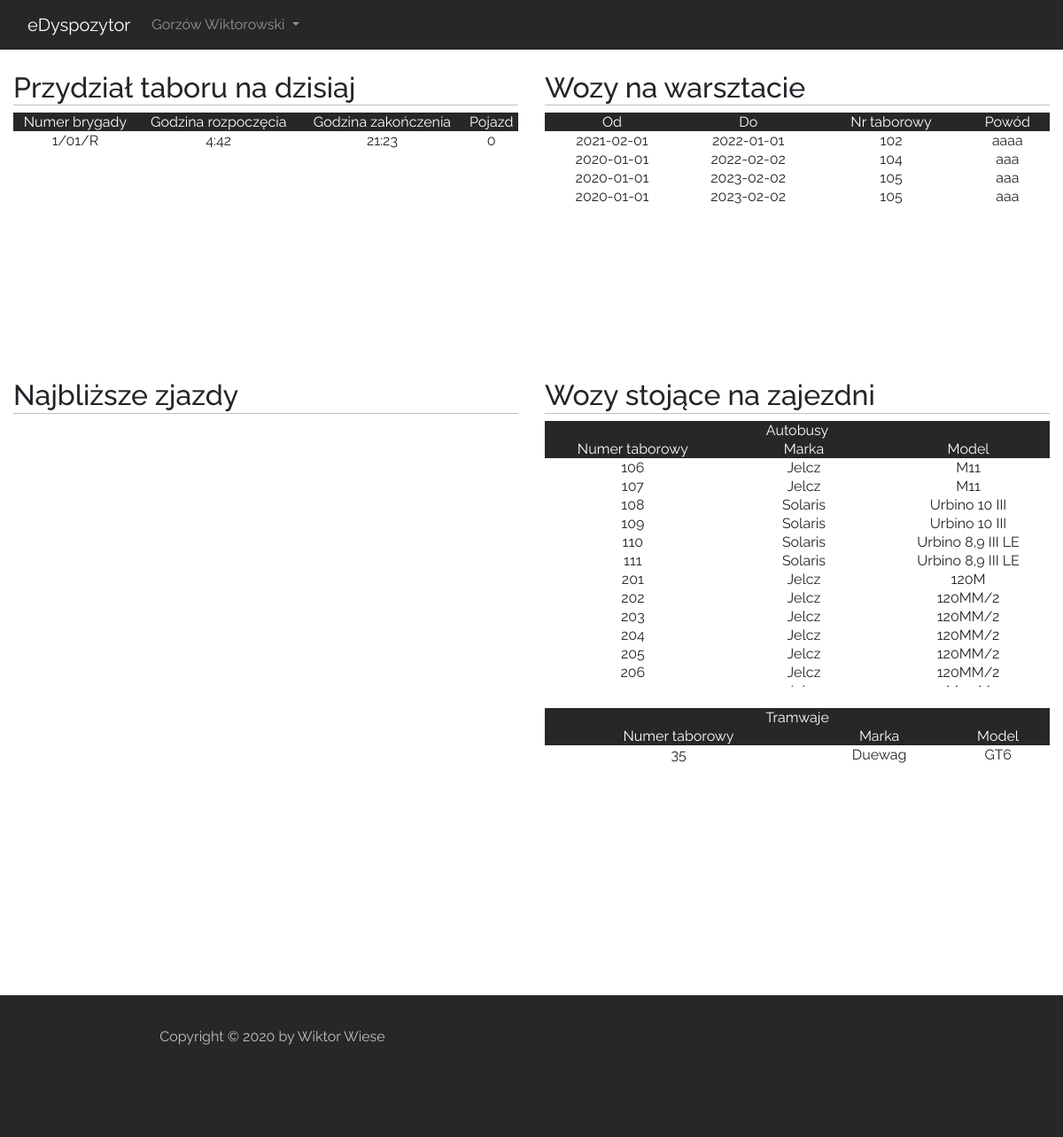
/index_user.php (signed in), run on an earlier commit of the app's database.
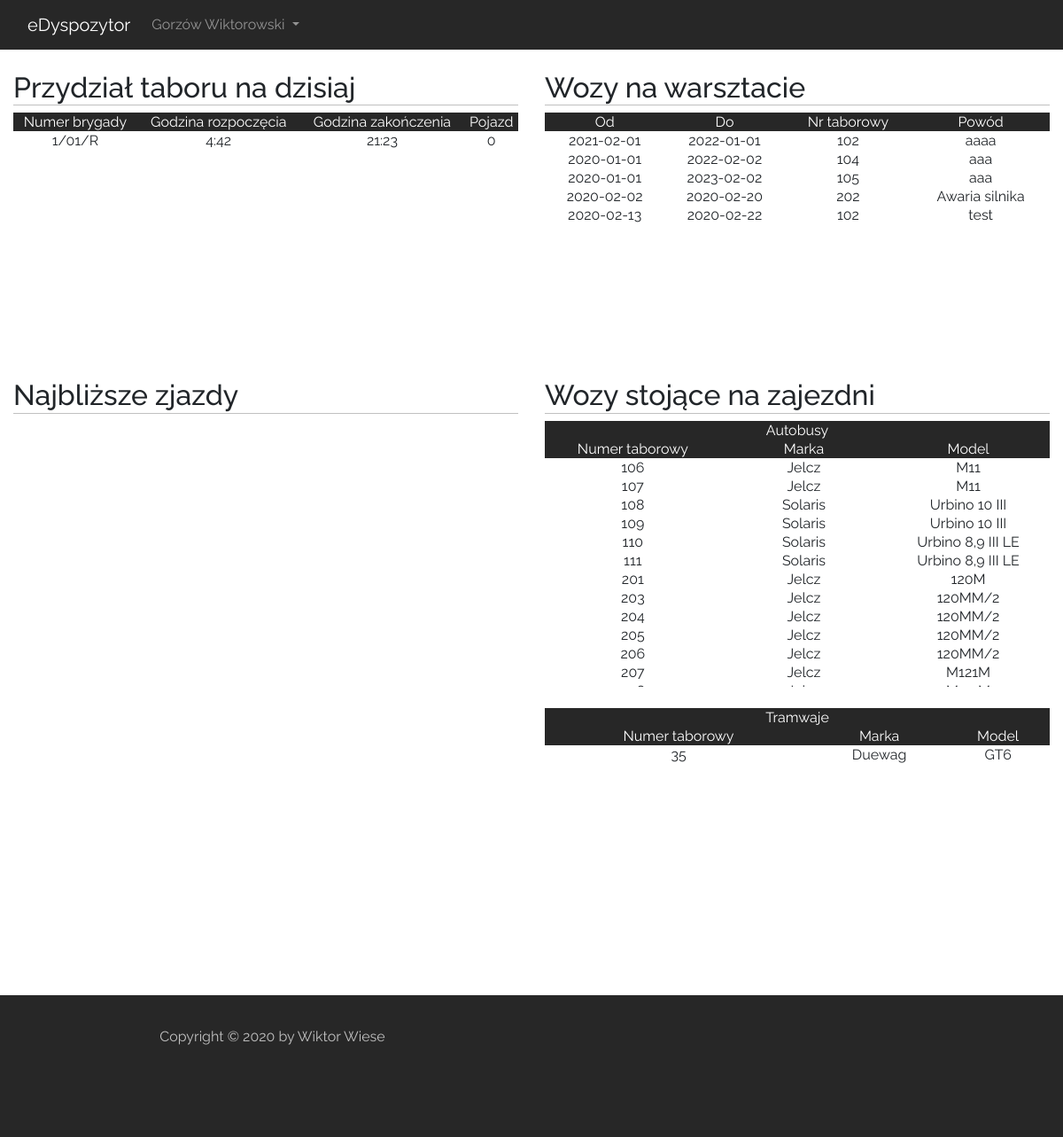
And on a later commit of the database.
### tables this page shows
CREATE TABLE `timetables_gw` (
  `id` int(11) NOT NULL,
  `nr_zadania` mediumtext NOT NULL,
  `godz_roz` mediumtext NOT NULL,
  `godz_kon` mediumtext NOT NULL,
  `id_przydzial` int(11) NOT NULL,
  `uwagi` mediumtext NOT NULL
);

CREATE TABLE `workshop_gw` (
  `id` int(11) NOT NULL,
  `id_pojazdu` int(11) NOT NULL,
  `pocz_post` date NOT NULL,
  `koniec_post` date NOT NULL,
  `powod` mediumtext NOT NULL
);

CREATE TABLE `vehicles` (
  `id` int(11) NOT NULL,
  `type` enum('tram','bus') DEFAULT 'bus',
  `marka` mediumtext NOT NULL,
  `model` mediumtext NOT NULL,
  `rocznik` year(4) NOT NULL,
  `rok_wprowadzenia` year(4) NOT NULL,
  `uklad_drzwi` mediumtext NOT NULL,
  `klimatyzacja` mediumtext NOT NULL,
  `biletomat` mediumtext NOT NULL,
  `numer_tab` int(11) NOT NULL,
  `id_brygady` int(11) DEFAULT NULL,
  `uwagi` mediumtext NOT NULL,
  `in_workshop` tinyint(1) NOT NULL DEFAULT '0'
);

### index_user.php (called while the page is built)
<?php
    include("./layout/header.php");
    $toInclude = isset($_GET['page']) ? $_GET['page']:"main";
    include("./pages/user/$toInclude.php");
    include("./layout/footer.php");
?>

### scripts/php/main_page/list_of_garage.php (the view)
<?php
    require_once("scripts/php/db_connect.php");
    $connect = new mysqli($host, $db_user, $db_password, $db_name);
    if($_SESSION['access'] == 2)
                {
                    if ($result = @$connect->query("SELECT * from `vehicles` where type='bus' and in_workshop='0' order by `numer_tab`"))
                        {
                            echo "<div class='mess_users'>
                            <table>
                            <tr class='main'>
                                <td colspan='3'>Autobusy</td>
                            </tr>
                            <tr class='main'>
                                <td>Numer taborowy</td>
                                <td>Marka</td>
                                <td>Model</td>
                            </tr>";
                            $users = $result->num_rows;
                            if($users>0)
                            {
                                while($row = $result->fetch_array())
                                {
                                    echo "<tr>
                                        <td>".$row['numer_tab']."</td>
                                        <td>".$row['marka']."</td>
                                        <td>".$row['model']."</td>
                                    </tr>";
                                }
                            }
                            echo "</table></div><br/>";
                        }
                        if ($result = @$connect->query("SELECT * from `vehicles` where type='tram' and in_workshop='0' order by `numer_tab`"))
                        {
                            echo "<div class='mess_users'>
                            <table>
                            <tr class='main'>
                                <td colspan='3'>Tramwaje</td>
                            </tr>
                            <tr class='main'>
                                <td>Numer taborowy</td>
                                <td>Marka</td>
                                <td>Model</td>
                            </tr>";
                            $users = $result->num_rows;
                            if($users>0)
                            {
                                while($row = $result->fetch_array())
                                {
                                    echo "<tr>
                                        <td>".$row['numer_tab']."</td>
                                        <td>".$row['marka']."</td>
                                        <td>".$row['model']."</td>
                                    </tr>";
                                }
                            }
                            echo "</table></div><br/>";
                        }
                }
?>

### layout/header.php (shortened to what this page needs)
<html>
    <head>
        <link rel="stylesheet" type="text/css" href="./styles/style_main.css">
        <link rel="stylesheet" type="text/css" href="./styles/style_pages.css">
        <link rel="stylesheet" type="text/css" href="./styles/bootstrap/bootstrap.min.css">
    </head>
    <body>
        <header>
            <div class="col-sm-12">
                <nav class="navbar navbar-expand navbar-dark">
                    <a class="navbar-brand" href="<?php
                        if($_SESSION['access']=="1")
                        {
                            echo "index_admin.php";
                        }
                        if($_SESSION['access'] == "2")
                        {
                            echo "index_user.php";
                        }
                    ?>">eDyspozytor</a>
                    <div class="collapse navbar-collapse">
                        <ul class="navbar-nav mr-auto">
                            <li class="nav-item dropdown">
                                <a class="nav-link dropdown-toggle" data-toggle="dropdown" role="button" aria-haspopup="true" aria-expanded="false" href="#">
                                <?php
                                    require_once('./scripts/php/header.php');
                                ?>
                                <span class="caret"></span></a>
                            </li>
                        </ul>
                    </div>
                    <span class="navbar text">
                    </span>
                </nav>
            </div>
        </header>

### scripts/php/header.php (shortened to what this page needs)
<?php
    if($_SESSION['access'] == '2')
    {
        echo "Gorzów Wiktorowski";
    }
?>

### pages/user/main.php
<main>
    <div class="container-fluid"></br>
        <div class="row">
            <div class="col-md-6">
                <H2 class="headline">Przydział taboru na dzisiaj</H2>
                <?php
                    include_once("./scripts/php/main_page/list_of_lines.php");
                ?>
            </div>
            <div class="col-md-6">
                <H2 class="headline">Wozy na warsztacie</H2>
                <?php
                    include_once("./scripts/php/main_page/list_of_workshop.php");
                ?>
            </div>
            <div class="col-md-6">
                <H2 class="headline">Najbliższe zjazdy</H2>
            </div>
            <div class="col-md-6">
                <H2 class="headline">Wozy stojące na zajezdni</H2>
                <?php
                    include_once("./scripts/php/main_page/list_of_garage.php");
                ?>
            </div>
        </div>
    </div>
</main>

### scripts/php/main_page/list_of_lines.php
<?php
    require_once("scripts/php/db_connect.php");
    $connect = new mysqli($host, $db_user, $db_password, $db_name);
    if($_SESSION['access'] == 2)
                {
                    if ($result = @$connect->query("SELECT * FROM `timetables_gw` ORDER BY `nr_zadania`"))
                        {
                            echo "<div class='mess_users'>
                            <table>
                            <tr class='main'>
                                <td>Numer brygady</td>
                                <td>Godzina rozpoczęcia</td>
                                <td>Godzina zakończenia</td>
                                <td>Pojazd</td>
                            </tr>";
                            $users = $result->num_rows;
                            if($users>0)
                            {
                                while($row = $result->fetch_array())
                                {
                                    echo "<tr>
                                        <td>".$row['nr_zadania']."</td>
                                        <td>".$row['godz_roz']."</td>
                                        <td>".$row['godz_kon']."</td>
                                        <td>".$row['id_przydzial']."</td>
                                    </tr>";
                                }
                            }
                            echo "</table><br/></div>";
                        }
                }
?>

### scripts/php/main_page/list_of_workshop.php
<?php
    require_once("scripts/php/db_connect.php");
    $connect = new mysqli($host, $db_user, $db_password, $db_name);
    $date = Date("Y-m-d");
    if($_SESSION['access'] == 2)
                {
                    if ($result = @$connect->query("SELECT * from `workshop_gw` INNER JOIN `vehicles` on `vehicles`.`id` = `workshop_gw`.`id_pojazdu` WHERE `koniec_post`>=$date or `pocz_post`<=$date"))
                        {
                            echo "<div class='mess_users'>
                            <table>
                            <tr class='main'>
                                <td>Od</td>
                                <td>Do</td>
                                <td>Nr taborowy</td>
                                <td>Powód</td>
                            </tr>";
                            $users = $result->num_rows;
                            if($users>0)
                            {
                                while($row = $result->fetch_array())
                                {
                                    echo "<tr>
                                        <td>".$row['pocz_post']."</td>
                                        <td>".$row['koniec_post']."</td>
                                        <td>".$row['numer_tab']."</td>
                                        <td>".$row['powod']."</td>
                                    </tr>";
                                }
                            }
                            echo "</table><br/></div>";
                        }
                }
?>

### layout/footer.php (shortened to what this page needs)
<footer class="footer-distributed">
    <div class="container-fluid">
        <div class="footer__left col-md-6 col-sm-12">
            <p>Copyright &copy 2020 by <a href="http://wiktorwiese.000webhostapp.com/">Wiktor Wiese</a></p>
        </div>
        <div class="footer__right col-md-6 col-sm-12">
        </div>
    </div>
</footer>

### styles/style_main.css (style rules this page uses)
body { font-family: 'Raleway', sans-serif !important; }
header { width: 100%; }
.headline { border-bottom: 1px solid silver; }

### styles/style_pages.css (style rules this page uses)
header, footer { background: #272727; }
.text { color: rgba(255,255,255,.5)!important; }
footer { height: 20%; color: silver; }
.footer__left { width: 50%; height: auto; float: left; padding-top: 3%; text-align: center; }
footer .col-sm-12 { height: 25%; }
.footer__left a { text-decoration: none; color: silver; }
.footer__right { width: 50%; height: auto; float: right; text-align: center; padding-top: 2%; font-size: 30px; text-decoration: none; }
table, tr, td { text-align: center; width: inherit; }
table .main { color: white !important; background: #272727 !important; }
.mess_users { width: 100%; height: 300px; overflow-y: scroll; }

What changed in the data, as far as the page shows it:
removed workshop_gw: pocz_post "2020-01-01", koniec_post "2023-02-02", id_pojazdu.numer_tab "105", powod "aaa"
no longer on this page (row edited): vehicles: numer_tab "202", marka "Jelcz", model "120MM/2", shown under "Wozy stojące na zajezdni"
added workshop_gw: pocz_post "2020-02-02", koniec_post "2020-02-20", id_pojazdu.numer_tab "202", powod "Awaria silnika"
added workshop_gw: pocz_post "2020-02-13", koniec_post "2020-02-22", id_pojazdu.numer_tab "102", powod "test"
now on this page (row unchanged): vehicles: numer_tab "207", marka "Jelcz", model "M121M", shown under "Wozy stojące na zajezdni"
